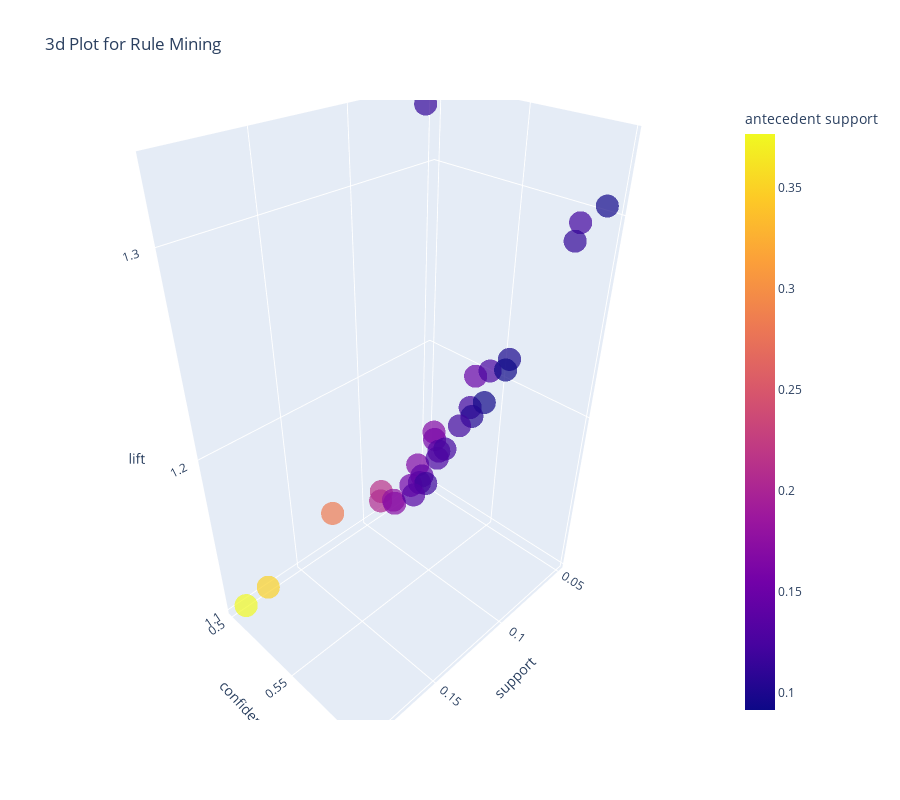

Write notebook code for a chart like this one.
### Code cell
plot_model(rule1, plot = '3d')

### Figure 1 — Plotly figure (JSON) as saved in the notebook; plotly's stock layout.template omitted (floating-point values rounded to 4 significant figures)
{"data": [{"customdata": [[["other vegetables", "bottled water"], ["whole milk"]], [["other vegetables", "yogurt"], ["whole milk"]], [["yogurt", "rolls/buns"], ["whole milk"]], [["other vegetables", "rolls/buns"], ["whole milk"]], [["soda", "yogurt"], ["whole milk"]], [["soda", "other vegetables"], ["whole milk"]], [["other vegetables", "tropical fruit"], ["whole milk"]], [["soda", "rolls/buns"], ["whole milk"]], [["shopping bags"], ["whole milk"]], [["other vegetables", "sausage"], ["whole milk"]], [["bottled beer"], ["whole milk"]], [["frozen vegetables"], ["whole milk"]], [["beef"], ["whole milk"]], [["yogurt"], ["whole milk"]], [["canned beer"], ["whole milk"]], [["domestic eggs"], ["whole milk"]], [["curd"], ["whole milk"]], [["bottled water"], ["whole milk"]], [["butter"], ["whole milk"]], [["sausage"], ["whole milk"]], [["newspapers"], ["whole milk"]], [["whipped/sour cream"], ["whole milk"]], [["brown bread"], ["whole milk"]], [["pastry"], ["whole milk"]], [["rolls/buns"], ["whole milk"]], [["pip fruit"], ["whole milk"]], [["margarine"], ["whole milk"]], [["other vegetables"], ["whole milk"]], [["pork"], ["whole milk"]], [["whole milk", "bottled water"], ["other vegetables"]]], "hovertemplate": "support=%{x}<br>confidence=%{y}<br>lift=%{z}<br>antecedents=%{customdata[0]}<br>consequents=%{customdata[1]}<br>antecedent support=%{marker.color}<extra></extra>", "legendgroup": "", "marker": {"color": [0.0939, 0.1203, 0.1113, 0.1467, 0.0975, 0.1242, 0.0913, 0.1198, 0.1683, 0.0929, 0.1588, 0.1026, 0.1195, 0.283, 0.1652, 0.1331, 0.1208, 0.2137, 0.1265, 0.206, 0.1398, 0.1547, 0.136, 0.1775, 0.3497, 0.1706, 0.117, 0.3766, 0.1324, 0.1124], "coloraxis": "coloraxis", "opacity": 0.7, "symbol": "circle"}, "mode": "markers", "name": "", "scene": "scene", "showlegend": false, "x": [0.0562, 0.0718, 0.0659, 0.0821, 0.0544, 0.0693, 0.0505, 0.0652, 0.0913, 0.0503, 0.0854, 0.0552, 0.0641, 0.1506, 0.0872, 0.0703, 0.0636, 0.1124, 0.0662, 0.107, 0.0723, 0.0798, 0.0698, 0.0911, 0.1786, 0.087, 0.0595, 0.1914, 0.067, 0.0562], "y": [0.5984, 0.597, 0.5922, 0.5594, 0.5579, 0.5579, 0.5534, 0.5439, 0.5427, 0.5414, 0.538, 0.5375, 0.5365, 0.5322, 0.528, 0.5279, 0.5265, 0.5258, 0.5233, 0.5193, 0.5174, 0.5158, 0.5132, 0.513, 0.5106, 0.5098, 0.5088, 0.5082, 0.5058, 0.5], "z": [1.306, 1.303, 1.292, 1.221, 1.218, 1.218, 1.208, 1.187, 1.184, 1.182, 1.174, 1.173, 1.171, 1.161, 1.152, 1.152, 1.149, 1.148, 1.142, 1.133, 1.129, 1.126, 1.12, 1.12, 1.115, 1.113, 1.11, 1.109, 1.104, 1.328], "type": "scatter3d"}], "layout": {"scene": {"domain": {"x": [0, 1], "y": [0, 1]}, "xaxis": {"title": {"text": "support"}}, "yaxis": {"title": {"text": "confidence"}}, "zaxis": {"title": {"text": "lift"}}}, "coloraxis": {"colorbar": {"title": {"text": "antecedent support"}}, "colorscale": [[0, "#0d0887"], [0.1111, "#46039f"], [0.2222, "#7201a8"], [0.3333, "#9c179e"], [0.4444, "#bd3786"], [0.5556, "#d8576b"], [0.6667, "#ed7953"], [0.7778, "#fb9f3a"], [0.8889, "#fdca26"], [1, "#f0f921"]]}, "legend": {"tracegroupgap": 0}, "title": {"text": "3d Plot for Rule Mining"}, "height": 800, "width": 900}}
